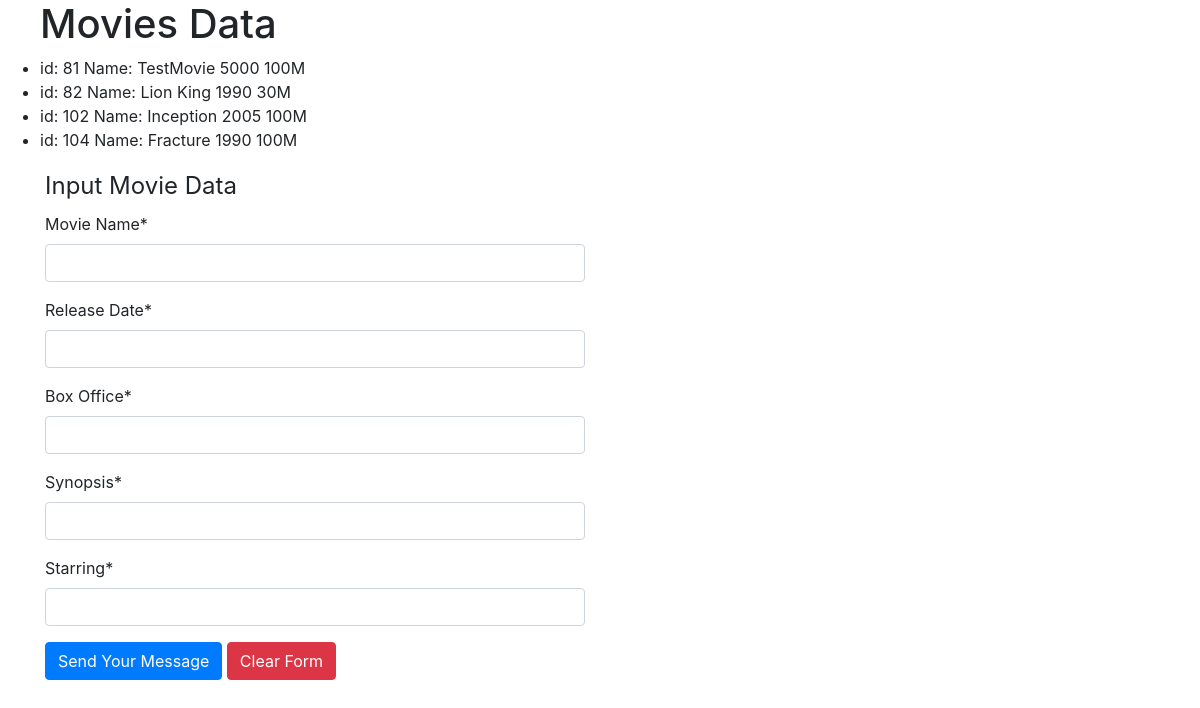
The page /sql-render.php on the database its author committed.
### tables this page shows
CREATE TABLE `movies` (
  `id` int(11) NOT NULL,
  `name` varchar(255) DEFAULT NULL,
  `release_date` varchar(11) DEFAULT NULL,
  `box_office` varchar(11) DEFAULT NULL,
  `synopsis` varchar(255) DEFAULT NULL,
  `starring` varchar(255) DEFAULT NULL
);

### sql-render.php (the view, shortened to what this page needs)
<?php
$servername = 'localhost';
$username = 'root';
$password = '';
$dbname = 'test_php';
$conn = new mysqli($servername, $username, $password, $dbname);
$sql = "SELECT id, name, release_date, box_office FROM movies";
$result = $conn->query($sql);
if ($result->num_rows > 0) {
  echo '<ul>';
  echo '<h1>Movies Data</h1>';
  while($row = $result->fetch_assoc()) {
    echo "<li>id: " . $row["id"]. " Name: " . $row["name"]. " ". $row["release_date"]. " " . $row["box_office"]. "</li>";
  }
  echo '</ul>';
} else {
  echo "0 results";
}
 ?>
 <link rel="stylesheet" href="https://stackpath.bootstrapcdn.com/bootstrap/4.3.1/css/bootstrap.min.css">
 <div class="container contact-section">
     <div class="row">
       <div class="col-md-6 col-md-push-3">
         <form role="form" method="post" action="<?php echo $_SERVER['PHP_SELF']; ?>" id="contactform">
           <fieldset>
             <legend>Input Movie Data</legend>
             <div class="form-group">
               <label for="name">Movie Name<span class="help-required">*</span></label>
               <input type="text" name="moviename" id="moviename" value="" class="form-control required" role="input" aria-required="true" />
             </div>
             <div class="form-group">
               <label for="date">Release Date<span class="help-required">*</span></label>
               <input type="text" name="releasedate" id="releasedate" value="" class="form-control required" role="input" aria-required="true" />
             </div>
             <div class="form-group">
               <label for="earnings">Box Office<span class="help-required">*</span></label>
               <input type="text" name="boxoffice" id="boxoffice" value="" class="form-control required email" role="input" aria-required="true" />
             </div>
             <div class="form-group">
               <label for="description">Synopsis<span class="help-required">*</span></label>
               <input type="text" name="synopsis" id="synopsis" value="" class="form-control required url" role="input" aria-required="true" />
             </div>
             <div class="form-group">
               <label for="actors">Starring<span class="help-required">*</span></label>
               <input type="text" name="starring" id="starring" value="" class="form-control required url" role="input" aria-required="true" />
             </div>
             <div class="actions">
               <input type="submit" value="Send Your Message" name="submit" id="submitButton" class="btn btn-primary" title="Click here to submit your message!" />
               <input type="reset" value="Clear Form" class="btn btn-danger" title="Remove all the data from the form." />
             </div>
           </fieldset>
         </form>
       </div>
     </div>
   </div>

### rows shown on the page
movies: id "81", name "TestMovie", release_date "5000", box_office "100M"
movies: id "82", name "Lion King", release_date "1990", box_office "30M"
movies: id "102", name "Inception", release_date "2005", box_office "100M"
movies: id "104", name "Fracture", release_date "1990", box_office "100M"
